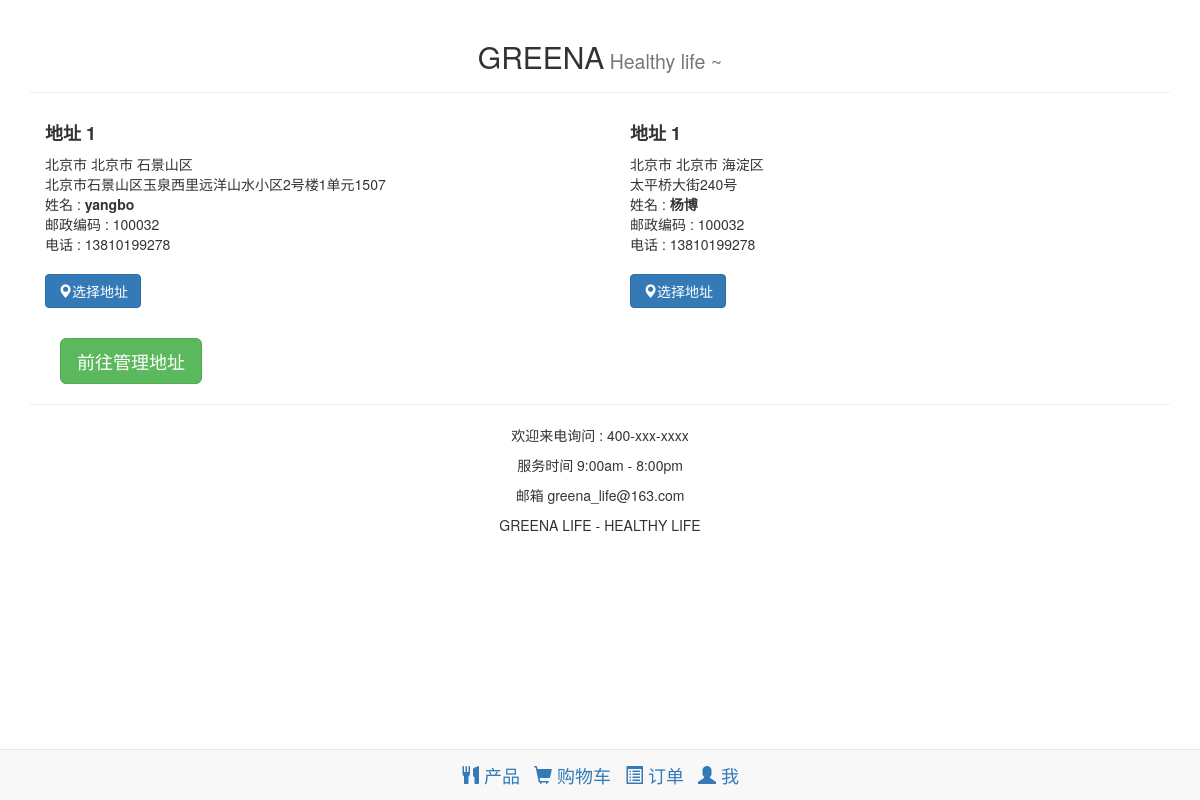
The app's page /select_address (signed in), older data.
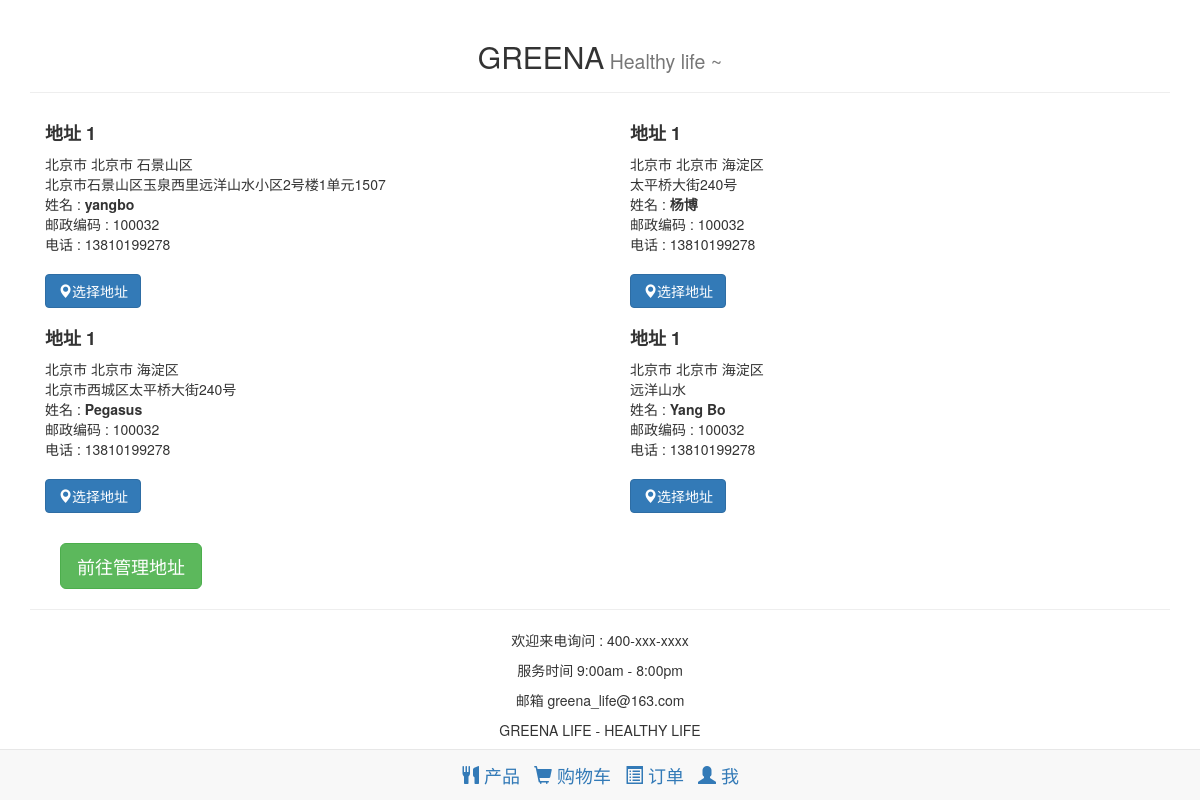
The same page, newer data.
### app/models.py (models this page shows)
class Address(db.Model):
    __tablename__ = 'addresses'
    id = db.Column(db.Integer, primary_key=True)
    user_id = db.Column(db.Integer, db.ForeignKey('users.id'))
    province = db.Column(db.String(64), nullable=False)
    city = db.Column(db.String(64), nullable=False)
    district = db.Column(db.String(64), nullable=False)
    street = db.Column(db.String(128), nullable=False)
    zip_code = db.Column(db.String(64), nullable=False)
    reciplents = db.Column(db.String(64), nullable=False)
    phone_number = db.Column(db.String(64), nullable=False)

### app/mall/views.py (the view)
@mall.route('/select_address')
@login_required
def select_address():
    user = current_user._get_current_object()
    id = user.id
    address_list = user.addresses
    return render_template('select_address.html', address_list=address_list)

### app/models.py (called while the page is built)
@login_manager.user_loader
def load_user(user_id):
    return User.query.get(int(user_id))

### app/templates/select_address.html (shortened to what this page needs)
{% extends "base.html" %}
{% block page_content %}
{{ super() }}
<div class="container">
	<div class="row">
	{% set addr_i = 0 %}
	{% for address in address_list %}
		{% set addr_i = addr_i + 1 %}
		<div class="col-md-6 col-sm-12 ">
			<address>
				<h4><strong>地址 {{ addr_i }}</strong></h4>
				{{ address.province }} {{ address.city }}  {{ address.district }}<br>
				{{ address.street}}<br>
				姓名 : <strong>{{ address.reciplents }}</strong><br>
				邮政编码 : {{ address.zip_code }}<br>
				电话 : {{ address.phone_number }}<br>
			</address>
			<a href="{{ url_for('mall.shopping_cart', address_id=address.id) }}" class="btn btn-primary">
				<span class="glyphicon glyphicon-map-marker"></span>选择地址
			</a>
		</div>
	{% endfor %}
	</div>
	<br>
	<div class="container">
		<a href="{{ url_for('mall.address') }}" class="btn btn-success btn-lg">
			前往管理地址
		</a>
	</div>
</div>
{% endblock %}

Row changes from the older to the newer data that the page shows:
added Address: user "1", province "北京市", city "北京市", district "海淀区", street "北京市西城区太平桥大街240号", reciplents "Pegasus", zip_code "100032", phone_number "13810199278"
added Address: user "1", province "北京市", city "北京市", district "海淀区", street "远洋山水", reciplents "Yang Bo", zip_code "100032", phone_number "13810199278"
